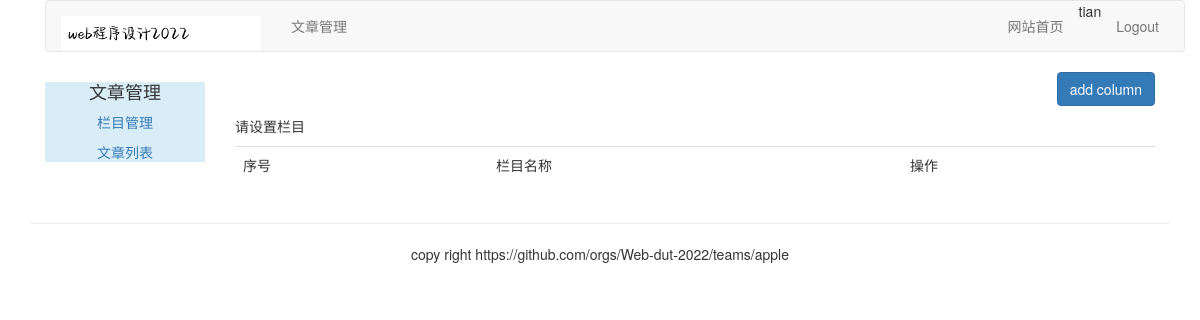
The page /article/article-column/ (signed in) on the database as committed earlier.
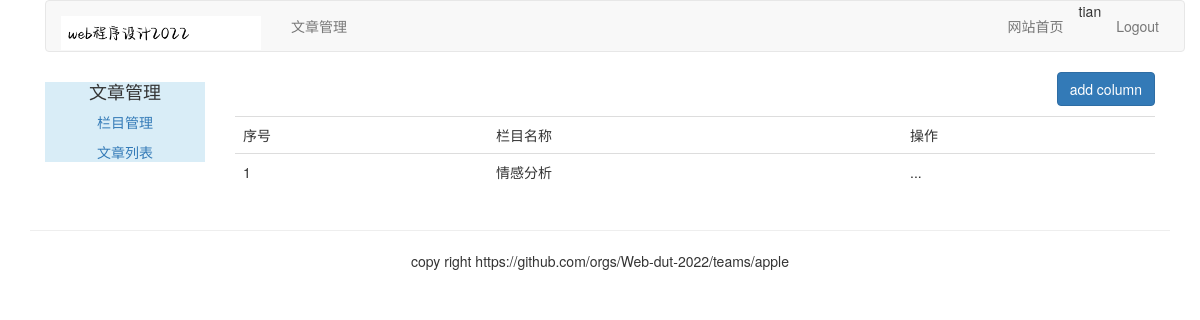
The same page on the database as committed later.
### article/models.py (models this page shows, shortened)
class ArticleColumn(models.Model):
    user = models.ForeignKey(User, on_delete=models.CASCADE,related_name='article_column')
    column = models.CharField(max_length=200)
    created = models.DateField(auto_now_add=True)

### article/views.py (the view, shortened to what this page needs)
# urls.py: path('article-column/',views.article_column, name="article_column"),
@login_required(login_url='/account/login/')
@csrf_exempt
def article_column(request):
    if request.method == "GET":
        columns = ArticleColumn.objects.filter(user=request.user)
        column_form = ArticleColumnForm()
        return render(request, "article/column/article_column.html", {"columns":columns})

### templates/article/column/article_column.html (shortened to what this page needs)
{% extends "article/base.html" %}
{% load static %}
{% block content %}
<div>
    <p class="text-right"><button id= "add_column" onclick="add_column()" class="btn btn-primary">add column</button></p>
    <table class="table table-hover">
    	<tr>
    		<td>序号</td>
    		<td>栏目名称</td>
    		<td>操作</td>
    	</tr>
    	{% for column in columns %}
    	<tr>
    	    <td>{{ forloop.counter }}</td>
    	    <td>{{ column.column }}</td>
    	    <td>...</td>
    	</tr>
    	{% empty %}
    	<p>请设置栏目</p>
    	{% endfor %}
    </table>
</div>
</div>
{% endblock %}

Rows that differ between the two databases and show on the page:
added ArticleColumn: column "情感分析"
Other text that changed with them:
text no longer shown: "请设置栏目"
